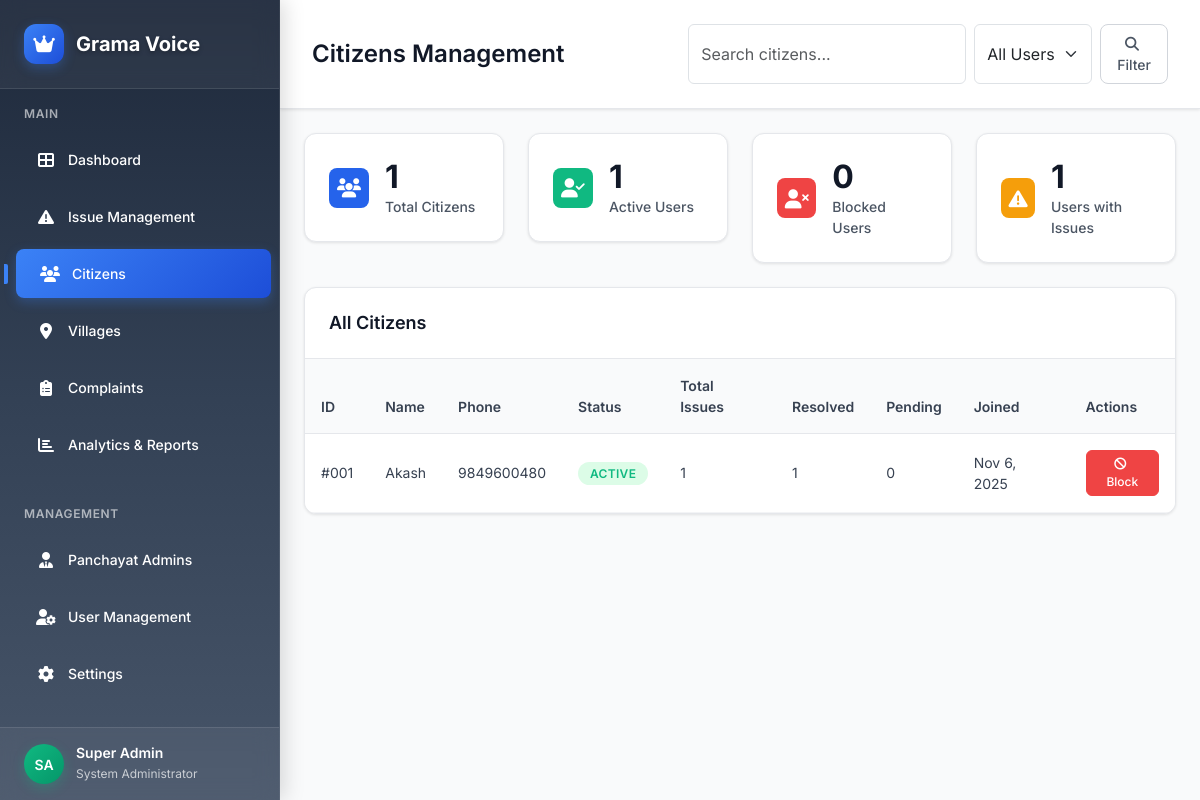
/superadmin/citizens.php (signed in), run on the app's committed database.
### tables this page shows
CREATE TABLE IF NOT EXISTS users (
    id INT PRIMARY KEY AUTO_INCREMENT,
    name VARCHAR(255) NOT NULL,
    phone VARCHAR(15) UNIQUE NOT NULL,
    email VARCHAR(255) DEFAULT NULL,
    address TEXT DEFAULT NULL,
    otp VARCHAR(10),
    verified BOOLEAN DEFAULT FALSE,
    created_at TIMESTAMP DEFAULT CURRENT_TIMESTAMP,
    updated_at TIMESTAMP DEFAULT CURRENT_TIMESTAMP ON UPDATE CURRENT_TIMESTAMP
);

### config/db.php (called while the page is built, shortened)
<?php
class Database {
    private $connection;
    private static $instance = null;
    private function __construct() {
        try {
            $this->connection = new mysqli(DB_HOST, DB_USERNAME, DB_PASSWORD, DB_NAME);
            $this->connection->set_charset("utf8");
        } catch (Exception $e) {
            $this->logError("Database connection error: " . $e->getMessage());
            die("Database connection error: " . $e->getMessage());
        }
    }
    public static function getInstance() {
        if (self::$instance === null) {
            self::$instance = new self();
        }
        return self::$instance;
    }
    public function prepare($sql) {
        try {
            $stmt = $this->connection->prepare($sql);
            return $stmt;
        } catch (Exception $e) {
            $this->logError("Prepare exception: " . $e->getMessage() . " | SQL: " . $sql);
            return false;
        }
    }
}
function getDB() {
    return Database::getInstance();
}
?>

### superadmin/citizens.php (the view, shortened to what this page needs)
<?php
require_once '../config/db.php';
$db = getDB();
$status_filter = $_GET['status'] ?? 'all';
$search_query = $_GET['search'] ?? '';
$where_conditions = [];
$where_clause = !empty($where_conditions) ? 'WHERE ' . implode(' AND ', $where_conditions) : '';
$sql = "
    SELECT u.*,
           COUNT(i.id) as total_issues,
           COUNT(CASE WHEN i.status = 'Resolved' THEN 1 END) as resolved_issues,
           COUNT(CASE WHEN i.status = 'Pending' THEN 1 END) as pending_issues,
           COUNT(CASE WHEN i.status = 'In Progress' THEN 1 END) as in_progress_issues
    FROM users u
    LEFT JOIN issues i ON u.id = i.user_id
    $where_clause
    GROUP BY u.id, u.name, u.phone, u.created_at, u.verified
    ORDER BY u.created_at DESC
";
$stmt = $db->prepare($sql);
$stmt->execute();
$users = $stmt->get_result()->fetch_all(MYSQLI_ASSOC);
$total_users = count($users);
$active_users = count(array_filter($users, function($user) { return $user['verified'] == 1; }));
$blocked_users = count(array_filter($users, function($user) { return $user['verified'] == 0; }));
$users_with_issues = count(array_filter($users, function($user) { return $user['total_issues'] > 0; }));
?>
<!DOCTYPE html>
<html lang="en">
<head>
    <link href="https://cdn.jsdelivr.net/npm/bootstrap@5.3.0/dist/css/bootstrap.min.css" rel="stylesheet">
    <link rel="stylesheet" href="https://cdnjs.cloudflare.com/ajax/libs/font-awesome/6.4.0/css/all.min.css">
</head>
<body>
    <div class="sidebar">
        <div class="sidebar-brand">
            <div class="brand-logo">
                <div class="brand-icon">
                    <i class="fas fa-crown"></i>
                </div>
                <div class="brand-text">Grama Voice</div>
            </div>
        </div>
        <div class="sidebar-nav">
            <div class="nav-section">
                <div class="nav-section-title">Main</div>
                <nav class="nav flex-column">
                    <a class="nav-link" href="dashboard.php">
                        <i class="fas fa-th-large nav-icon"></i>Dashboard
                    </a>
                    <a class="nav-link" href="issue_management.php">
                        <i class="fas fa-exclamation-triangle nav-icon"></i>Issue Management
                    </a>
                    <a class="nav-link active" href="citizens.php">
                        <i class="fas fa-users nav-icon"></i>Citizens
                    </a>
                    <a class="nav-link" href="villages.php">
                        <i class="fas fa-map-marker-alt nav-icon"></i>Villages
                    </a>
                    <a class="nav-link" href="complaints.php">
                        <i class="fas fa-clipboard-list nav-icon"></i>Complaints
                    </a>
                    <a class="nav-link" href="analytics.php">
                        <i class="fas fa-chart-bar nav-icon"></i>Analytics & Reports
                    </a>
                </nav>
            </div>
            <div class="nav-section">
                <div class="nav-section-title">Management</div>
                <nav class="nav flex-column">
                    <a class="nav-link" href="admins.php">
                        <i class="fas fa-user-tie nav-icon"></i>Panchayat Admins
                    </a>
                    <a class="nav-link" href="users.php">
                        <i class="fas fa-user-cog nav-icon"></i>User Management
                    </a>
                    <a class="nav-link" href="settings.php">
                        <i class="fas fa-cog nav-icon"></i>Settings
                    </a>
                </nav>
            </div>
        </div>
        <div class="user-profile">
            <div class="user-info">
                <div class="user-avatar">
                    SA
                </div>
                <div class="user-details">
                    <h6>Super Admin</h6>
                    <small>System Administrator</small>
                </div>
            </div>
        </div>
    </div>
    <div class="main-content">
        <div class="top-header">
            <div class="header-content">
                <h1 class="page-title">Citizens Management</h1>
                <div class="header-actions">
                    <form method="GET" class="d-flex gap-2">
                        <input type="text" name="search" class="form-control" placeholder="Search citizens..." value="<?php echo htmlspecialchars($search_query); ?>">
                        <select name="status" class="form-select" style="width: auto;">
                            <option value="all" <?php echo $status_filter === 'all' ? 'selected' : ''; ?>>All Users</option>
                        </select>
                        <button type="submit" class="btn-outline">
                            <i class="fas fa-search me-1"></i>Filter
                        </button>
                    </form>
                </div>
            </div>
        </div>
        <div class="p-4">
            <div class="row g-4 mb-4">
                <div class="col-md-3">
                    <div class="stat-card">
                        <div class="d-flex align-items-center">
                            <div class="stat-icon total me-3">
                                <i class="fas fa-users"></i>
                            </div>
                            <div>
                                <h3 class="stat-value"><?php echo $total_users; ?></h3>
                                <p class="stat-label">Total Citizens</p>
                            </div>
                        </div>
                    </div>
                </div>
                <div class="col-md-3">
                    <div class="stat-card">
                        <div class="d-flex align-items-center">
                            <div class="stat-icon active me-3">
                                <i class="fas fa-user-check"></i>
                            </div>
                            <div>
                                <h3 class="stat-value"><?php echo $active_users; ?></h3>
                                <p class="stat-label">Active Users</p>
                            </div>
                        </div>
                    </div>
                </div>
                <div class="col-md-3">
                    <div class="stat-card">
                        <div class="d-flex align-items-center">
                            <div class="stat-icon blocked me-3">
                                <i class="fas fa-user-times"></i>
                            </div>
                            <div>
                                <h3 class="stat-value"><?php echo $blocked_users; ?></h3>
                                <p class="stat-label">Blocked Users</p>
                            </div>
                        </div>
                    </div>
                </div>
                <div class="col-md-3">
                    <div class="stat-card">
                        <div class="d-flex align-items-center">
                            <div class="stat-icon issues me-3">
                                <i class="fas fa-exclamation-triangle"></i>
                            </div>
                            <div>
                                <h3 class="stat-value"><?php echo $users_with_issues; ?></h3>
                                <p class="stat-label">Users with Issues</p>
                            </div>
                        </div>
                    </div>
                </div>
            </div>
            <div class="table-container">
                <div class="table-header">
                    <h5 class="table-title">All Citizens</h5>
                </div>
                <div class="table-responsive">
                    <table class="table table-hover mb-0">
                        <thead>
                            <tr>
                                <th>ID</th>
                                <th>Name</th>
                                <th>Phone</th>
                                <th>Status</th>
                                <th>Total Issues</th>
                                <th>Resolved</th>
                                <th>Pending</th>
                                <th>Joined</th>
                                <th>Actions</th>
                            </tr>
                        </thead>
                        <tbody>
                            <?php if (empty($users)): ?>
                                <tr>
                                    <td colspan="9" class="text-center py-5">
                                        <i class="fas fa-users text-muted" style="font-size: 3rem;"></i>
                                        <h5 class="text-muted mt-3">No citizens found</h5>
                                        <p class="text-muted">No citizens match your current filters.</p>
                                    </td>
                                </tr>
                            <?php else: ?>
                                <?php foreach ($users as $user): ?>
                                    <tr>
                                        <td>#<?php echo str_pad($user['id'], 3, '0', STR_PAD_LEFT); ?></td>
                                        <td><?php echo htmlspecialchars($user['name']); ?></td>
                                        <td><?php echo htmlspecialchars($user['phone']); ?></td>
                                        <td>
                                            <span class="status-badge status-<?php echo $user['verified'] ? 'active' : 'blocked'; ?>">
                                                <?php echo $user['verified'] ? 'Active' : 'Blocked'; ?>
                                            </span>
                                        </td>
                                        <td><?php echo $user['total_issues']; ?></td>
                                        <td><?php echo $user['resolved_issues']; ?></td>
                                        <td><?php echo $user['pending_issues']; ?></td>
                                        <td><?php echo date('M j, Y', strtotime($user['created_at'])); ?></td>
                                        <td>
                                            <?php if ($user['verified']): ?>
                                                <form method="POST" style="display: inline;">
                                                    <button type="submit" name="block_user" class="btn-danger"
                                                            onclick="return confirm('Are you sure you want to block this user?')">
                                                        <i class="fas fa-ban me-1"></i>Block
                                                    </button>
                                                </form>
                                            <?php endif; ?>
                                        </td>
                                    </tr>
                                <?php endforeach; ?>
                            <?php endif; ?>
                        </tbody>
                    </table>
                </div>
            </div>
        </div>
    </div>
</body>
</html>

### data on the page
users: verified "1", verified "0", id "001", name "Akash", phone "9849600480", shows "ACTIVE", total_issues "1", resolved_issues "1", pending_issues "0", created_at "Nov 6, 2025"

### other printed values
$total_users "1"
$users_with_issues "1"
